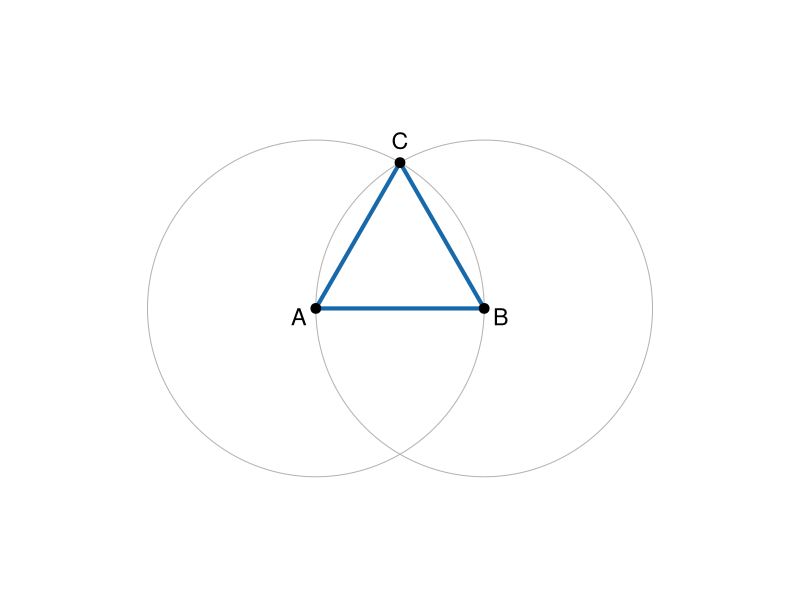
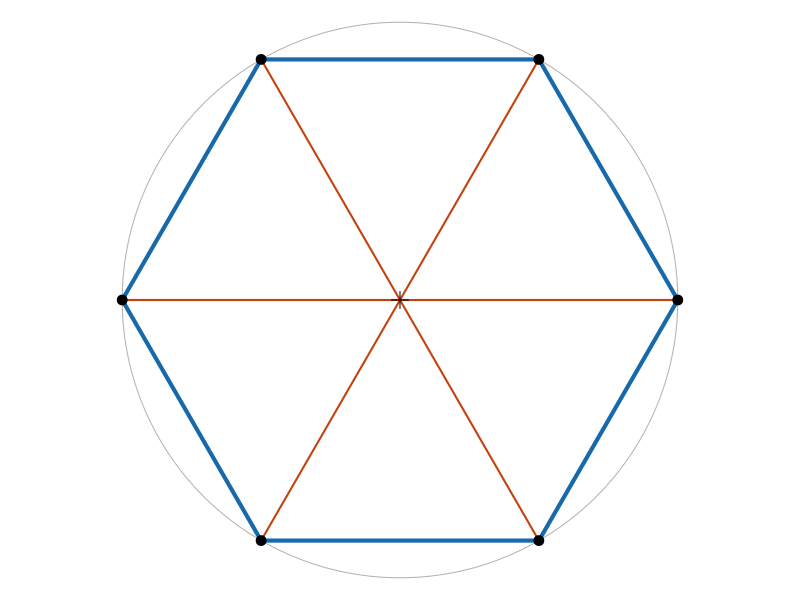

Source code (R) for these figures, in order:
## ---- chunk 1
knitr::opts_chunk$set(echo = FALSE, fig.align = "center", dev = "png",
                      fig.width = 5, fig.height = 5, dpi = 150)
blue   <- "#1769aa"
orange <- "#c2410c"
## ---- chunk 2
par(mar=c(0,0,0,0), pty="s")
A <- c(0,0); B <- c(1,0); r <- 1
t <- seq(0,2*pi,length.out=300)
plot(NA, xlim=c(-1.15,2.15), ylim=c(-1.25,1.35), asp=1, axes=FALSE, xlab="", ylab="")
lines(A[1]+r*cos(t), A[2]+r*sin(t), col="grey70")
lines(B[1]+r*cos(t), B[2]+r*sin(t), col="grey70")
C <- c(0.5, sqrt(3)/2)
polygon(c(A[1],B[1],C[1]), c(A[2],B[2],C[2]), border=blue, lwd=4)
points(rbind(A,B,C), pch=19, cex=1.3)
text(A[1]-0.1,A[2]-0.05,"A", cex=1.4)
text(B[1]+0.1,B[2]-0.05,"B", cex=1.4)
text(C[1],C[2]+0.13,"C", cex=1.4)
## ---- chunk 3
par(mar=c(0,0,0,0), pty="s")
t <- seq(0,2*pi,length.out=300)
plot(cos(t), sin(t), type="l", col="grey70", asp=1, axes=FALSE, xlab="", ylab="")
ang <- seq(0, 2*pi, length.out=7)
x <- cos(ang); y <- sin(ang)
polygon(x, y, border=blue, lwd=4)
segments(0,0, x[-7], y[-7], col=orange, lwd=2)
points(x[-7], y[-7], pch=19, cex=1.3)
points(0,0, pch=3, cex=1.6)
